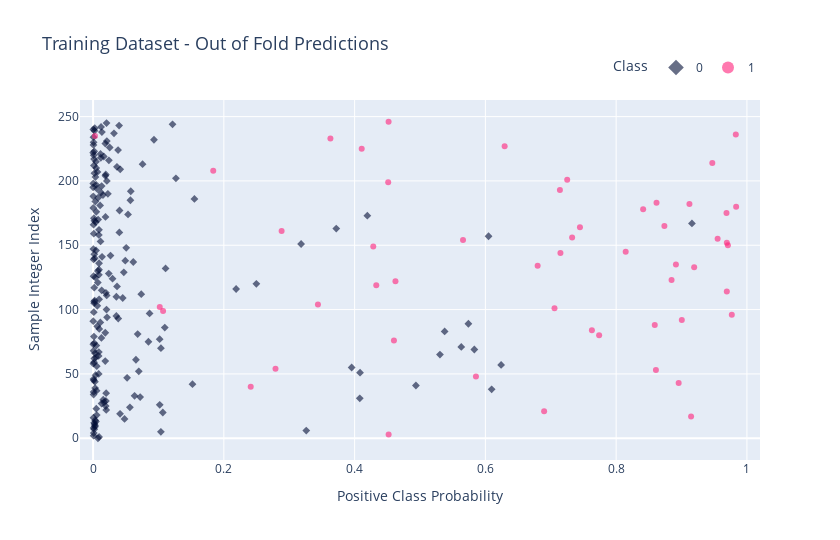

Notebook cell for this chart:
### Code cell
from visualize.results import plot_results
plot_results(y_test, p_eval[:, 1])

### Figure 1 — Plotly figure (JSON) as saved in the notebook; plotly's stock layout.template omitted (floating-point values rounded to 4 significant figures; data arrays with more than 128 entries replaced by an {"elided": "..."} marker saying what was removed)
{"data": [{"hovertemplate": "Class=0<br>Positive Class Probability=%{x}<br>Sample Integer Index=%{y}<extra></extra>", "legendgroup": "0", "marker": {"color": "#010D36", "opacity": 0.6, "size": 6, "symbol": "diamond"}, "mode": "markers", "name": "0", "orientation": "v", "showlegend": true, "type": "scatter", "x": {"elided": "195 float values"}, "xaxis": "x", "y": {"elided": "195 int values"}, "yaxis": "y"}, {"hovertemplate": "Class=1<br>Positive Class Probability=%{x}<br>Sample Integer Index=%{y}<extra></extra>", "legendgroup": "1", "marker": {"color": "#FF2079", "opacity": 0.6, "size": 6, "symbol": "circle"}, "mode": "markers", "name": "1", "orientation": "v", "showlegend": true, "type": "scatter", "x": [0.452, 0.9146, 0.6899, 0.2411, 0.8956, 0.5856, 0.8608, 0.279, 0.4601, 0.774, 0.7629, 0.8591, 0.9004, 0.9769, 0.1071, 0.7057, 0.102, 0.3439, 0.9692, 0.4331, 0.4625, 0.8847, 0.9193, 0.6799, 0.8914, 0.7148, 0.8146, 0.4285, 0.9709, 0.9693, 0.5658, 0.9552, 0.7327, 0.2884, 0.7447, 0.8738, 0.9688, 0.8413, 0.9835, 0.9121, 0.8617, 0.714, 0.4513, 0.7251, 0.1838, 0.947, 0.4109, 0.6295, 0.363, 0.002926, 0.983, 0.452], "xaxis": "x", "y": [3, 17, 21, 40, 43, 48, 53, 54, 76, 80, 84, 88, 92, 96, 99, 101, 102, 104, 114, 119, 122, 123, 133, 134, 135, 144, 145, 149, 150, 152, 154, 155, 156, 161, 164, 165, 175, 178, 180, 182, 183, 193, 199, 201, 208, 214, 225, 227, 233, 235, 236, 246], "yaxis": "y"}], "layout": {"height": 540, "legend": {"itemsizing": "constant", "orientation": "h", "title": {"text": "Class"}, "tracegroupgap": 0, "x": 1, "xanchor": "right", "y": 1.05, "yanchor": "bottom"}, "title": {"font": {"size": 18}, "text": "Training Dataset - Out of Fold Predictions"}, "width": 840, "xaxis": {"anchor": "y", "domain": [0, 1], "range": [-0.02, 1.02], "title": {"text": "Positive Class Probability"}}, "yaxis": {"anchor": "x", "domain": [0, 1], "title": {"text": "Sample Integer Index"}}}}
